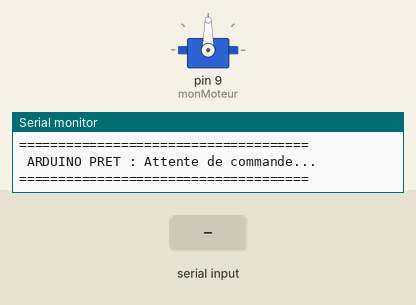
Recording of a sketch running on a simulated Arduino Uno, built with avr-gcc and run on an emulated ATmega328P. Parts: servo, the last lines printed to the serial monitor. The test bench sets the inputs (shaded band).

Above: at 1.2 s.
1.3 s: "DROIT\n" received over the second serial link
At 2.6 s:
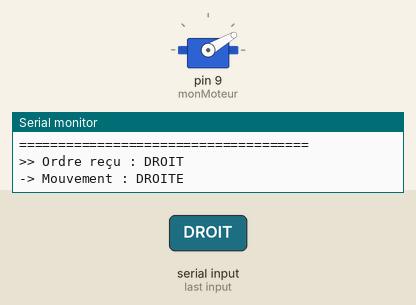
4.3 s: "GAUCHE\n" received over the second serial link
At 4.9 s:
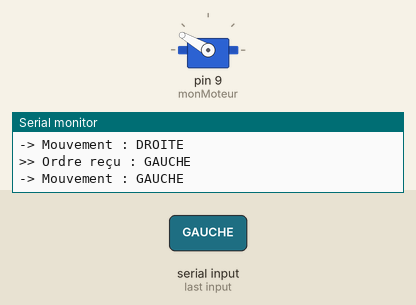
Timing chart, 0 to 7.8 s (numbered marks = the images above; inputs shaded):
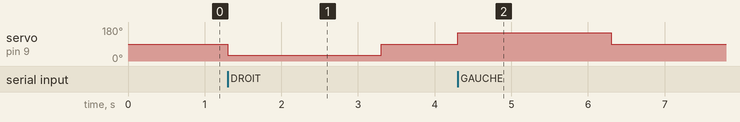

The sketch:

Arduino_Dechet.ino
```cpp
#include <SoftwareSerial.h>
#include <Servo.h>

// HC-05 branché sur TX=10 et RX=11
SoftwareSerial BT(10, 11);
Servo monMoteur;

const int ANGLE_REPOS = 90;   // Au centre (Trappe fermée)
const int ANGLE_DROIT = 30;   // Rotation à droite
const int ANGLE_GAUCHE = 150; // Rotation à gauche

void setup() {
  Serial.begin(9600);
  BT.begin(9600);
  monMoteur.attach(9); // Servomoteur sur la broche 9

  monMoteur.write(ANGLE_REPOS);

  Serial.println("=====================================");
  Serial.println(" ARDUINO PRET : Attente de commande...");
  Serial.println("=====================================");
}

void loop() {
  if (BT.available()) {
    String commande = BT.readStringUntil('\n');
    commande.trim();

    Serial.print(">> Ordre reçu : ");
    Serial.println(commande);

    if (commande == "DROIT") {
      Serial.println("-> Mouvement : DROITE");
      monMoteur.write(ANGLE_DROIT);
      delay(2000); // Temps pour que le déchet tombe
      monMoteur.write(ANGLE_REPOS); // Retour au centre
      delay(500);
    }
    else if (commande == "GAUCHE") {
      Serial.println("-> Mouvement : GAUCHE");
      monMoteur.write(ANGLE_GAUCHE);
      delay(2000);
      monMoteur.write(ANGLE_REPOS);
      delay(500);
    }
  }
}
```

Measured:
- after the input at 1.3 s, servo on pin 9 (monMoteur): 90° → 30° at once, → 90° 2.0 s later
- after the input at 4.3 s, servo on pin 9 (monMoteur): 90° → 150° at once, → 90° 2.0 s later
